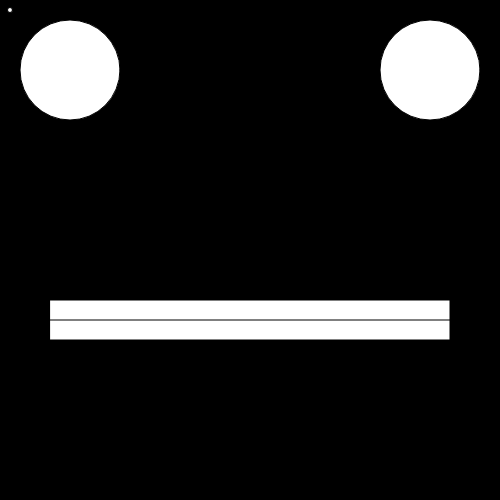
Frame 1 (no input)
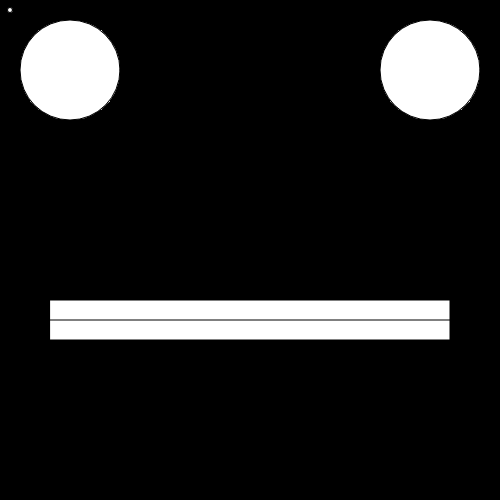
Frame 60 (no input)
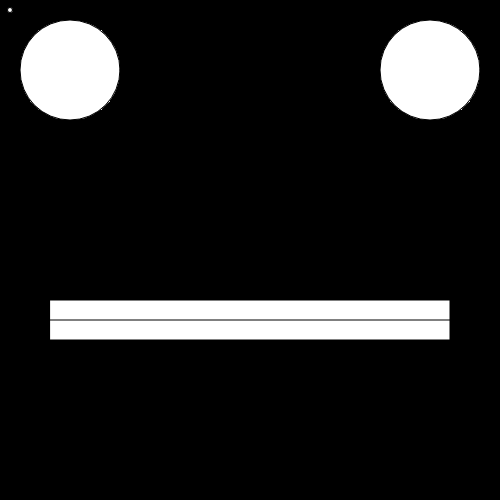
Frame 120 (the mouse pressed at the canvas centre since frame 60)

The p5.js sketch that drew these frames (run headless with seeded random() and noise() and a simulated clock; from frame 60 on, the mouse is pressed at the canvas centre):

// p5.js sketch
// ── sketch.js
var mouthX = 50; 
var mouthY = 300;
var mouthW = 400;
var mouthH = 40

function setup() 
{

createCanvas(500,500);
background(0, 0, 0);
console.log("width : " + width + "    height: " + height);
    
}

function draw() 
{
//ellipse(x, y, x width, y width)
  ellipse();
  ellipse(10,10, 5, 5)  
  ellipse(70, 70, 100, 100)
  ellipse(430,70, 100, 100)
  // ellipse(250, 250, 200, 200 )
  //the ellipse that comes after the previous one overwrites the previous one
  
 // rect(80, 400, 340, 60);
    rect(mouthX, mouthY, mouthW, mouthH);
    //same exact rectangle
    
//line(80, 400, 340, 1);
    line(mouthX, 320, 450, 320);
   // line(mouthX, mouthY + mouthH/2, mouthX + mouthW, mouthy + mouthH/2 ); 
}
